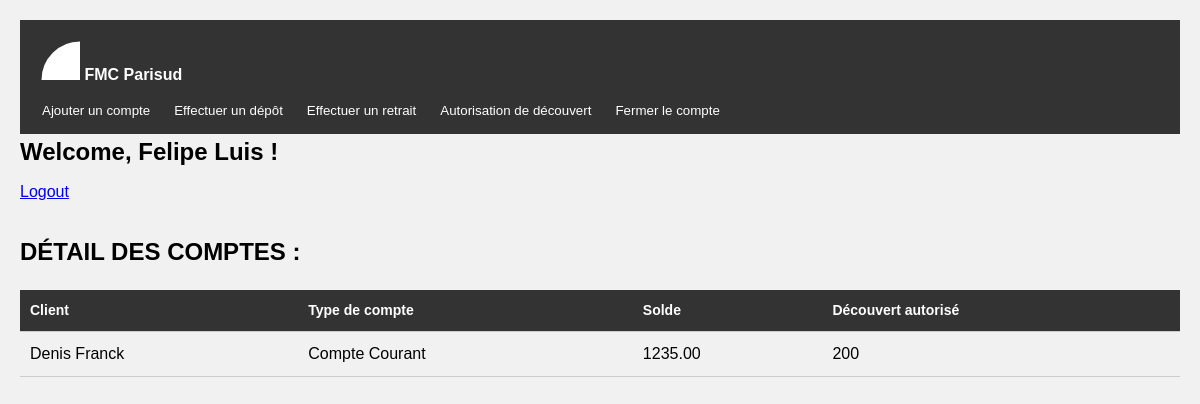
The app's page /accounts.php?customer_id=2 (signed in) with its own data.
### tables this page shows
CREATE TABLE `advisors` (
  `id` int NOT NULL,
  `email` varchar(255) NOT NULL,
  `password` varchar(255) NOT NULL,
  `lastname` varchar(255) NOT NULL,
  `firstname` varchar(255) NOT NULL,
  `gpdr` tinyint(1) NOT NULL,
  `created_at` datetime NOT NULL DEFAULT CURRENT_TIMESTAMP
);

CREATE TABLE `accounts` (
  `id` int NOT NULL,
  `type` enum('Livret A','Compte Courant','Plan Épargne Logement','') NOT NULL,
  `balance` decimal(10,2) NOT NULL,
  `overdraft` int NOT NULL,
  `costumers_id` int NOT NULL
);

CREATE TABLE `customers` (
  `id` int NOT NULL,
  `email` varchar(255) NOT NULL,
  `lastname` varchar(255) NOT NULL,
  `firstname` varchar(255) NOT NULL,
  `birth_date` date NOT NULL,
  `address` varchar(255) NOT NULL,
  `address_comp` varchar(255) NOT NULL,
  `zip` varchar(255) NOT NULL,
  `city` varchar(255) NOT NULL,
  `phone` varchar(255) NOT NULL,
  `gpdr` tinyint(1) NOT NULL,
  `created_at` datetime NOT NULL DEFAULT CURRENT_TIMESTAMP,
  `advisors_id` int NOT NULL
);

### accounts.php (the view, shortened to what this page needs)
<?php
require 'includes/connection.php';
$email = $_SESSION['email'];
$sql = 'SELECT lastname, firstname FROM advisors WHERE email = :email';
$query = $db->prepare($sql);
$query->bindValue(':email', $email, PDO::PARAM_STR);
$query->execute();
$advisor = $query->fetch(PDO::FETCH_ASSOC);
if (isset($_SESSION['email'])) {
    if (isset($_GET['customer_id'])) {
        $customer_id = $_GET['customer_id'];
        $sql = "SELECT * FROM customers WHERE id = :customer_id";
        $query = $db->prepare($sql);
        $query->bindValue(':customer_id', $customer_id, PDO::PARAM_INT);
        $query->execute();
        $selected_customer = $query->fetch(PDO::FETCH_ASSOC);
        $sql = "SELECT * FROM accounts WHERE costumers_id = :customer_id";
        $query = $db->prepare($sql);
        $query->bindValue(':customer_id', $customer_id, PDO::PARAM_INT);
        $query->execute();
        $accounts = $query->fetchAll(PDO::FETCH_ASSOC);
    }
}
?>
<!DOCTYPE html>
<html lang="fr">
<head>
    <link rel="stylesheet" href="./css/styles.min.css">
</head>
<body>
    <nav>
        <div>
            <a href=""><svg height="50" width="50">
                    <circle cx="50" cy="50" r="40" stroke="#333" stroke-width="3" fill="#fff" />
                </svg> FMC Parisud</a>
        </div>
        <ul id="advisor-actions" style="list-style-type: none; display:flex;">
            <li><button>Ajouter un compte</button></li>
            <li><button>Effectuer un dépôt</button></li>
            <li><button>Effectuer un retrait</button></li>
            <li><button>Autorisation de découvert</button></li>
            <li><button>Fermer le compte</button></li>
        </ul>
    </nav>
    <div>
        <div>
            <h3>Welcome, <?php echo $advisor['lastname'] . ' ' . $advisor['firstname']; ?> !</h3>
            <a href="logout.php">Logout</a>
        </div>
    </div>
    <h2>DÉTAIL DES COMPTES :</h2>
    <table>
        <thead>
            <tr>
                <th>Client</th>
                <th>Type de compte</th>
                <th>Solde</th>
                <th>Découvert autorisé</th>
            </tr>
        </thead>
        <tbody>
            <?php if (isset($selected_customer)) : ?>
                <?php $customer = $selected_customer; ?>
                <?php foreach ($accounts as $account) : ?>
                    <tr>
                        <td><?php echo $customer['lastname'] . ' ' . $customer['firstname']; ?></td>
                        <td><?php echo $account['type']; ?></td>
                        <td><?php echo $account['balance']; ?></td>
                        <td><?php echo $account['overdraft']; ?></td>
                    </tr>
                <?php endforeach; ?>
            <?php endif; ?>
        </tbody>
    </table>
</body>
</html>

### records on screen
advisors: lastname "Felipe", firstname "Luis"
accounts: costumers.lastname "Denis", costumers.firstname "Franck", type "Compte Courant", balance "1235.00", overdraft "200"
